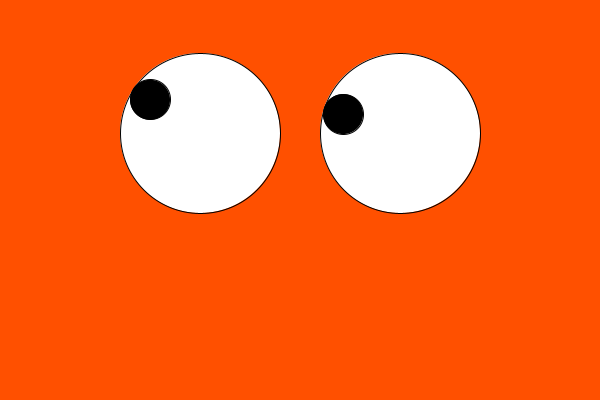
Frame 1 (no input)
Frame 60 (the mouse pressed at the canvas centre just before this capture): identical to frame 1, image omitted
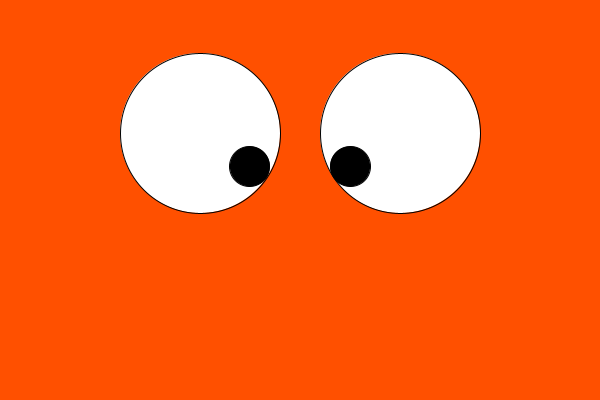
Frame 120 (the mouse held since frame 60 and released just before this capture)

The Processing sketch that drew these frames (run headless with seeded random() and noise(); from frame 60 on, the mouse is pressed at the canvas centre):

// Processing sketch: processing_33629
// ── processing_33629.pde

float leftEyeX;
float leftEyeY;
float leftPupilX;
float leftPupilY;

float rightEyeX;
float rightEyeY;
float rightPupilX;
float rightPupilY;


float eyeRadius;
float pupilRadius;

float leftAngle;
float rightAngle;

float leftDist;
float rightDist;

boolean eyesClosed;

void setup() {
  size(600, 400);
  background(150);
  smooth();

  leftEyeX = width/3;
  leftEyeY = height/3;

  rightEyeX = 2*width/3;
  rightEyeY = height/3;

  eyeRadius = 80;
  pupilRadius = 20;
  
  eyesClosed = false;
}

void draw() {
  background(255, 80, 0);

  fill(255);
  ellipse(leftEyeX, leftEyeY, 2*eyeRadius, 2*eyeRadius);
  ellipse(rightEyeX, rightEyeY, 2*eyeRadius, 2*eyeRadius);

  fill(0);

  //*******LEFT EYE******

  leftDist = dist(mouseX, mouseY, leftEyeX, leftEyeY);

  leftAngle = acos((mouseX-leftEyeX)/leftDist);
  //account for negative Y values
  if (mouseY <= leftEyeY) {
    leftAngle = PI*2 - leftAngle;
  }


  //**set pupil coordinates for left eye**
  //if pointer is inside the boundaries of the left eye:

  if (leftDist < (eyeRadius-pupilRadius)) {
    leftPupilX = mouseX;
    leftPupilY = mouseY;
  }
  //if outside the eye area:
  else {
    leftPupilX = cos(leftAngle)*(eyeRadius - pupilRadius) + leftEyeX;
    leftPupilY = sin(leftAngle)*(eyeRadius - pupilRadius) + leftEyeY;
  }
  //draw pupils
  ellipse(leftPupilX, leftPupilY, 2*pupilRadius, 2*pupilRadius);


  //*******RIGHT EYE******

  rightDist = dist(mouseX, mouseY, rightEyeX, rightEyeY);


  rightAngle = acos((mouseX-rightEyeX)/rightDist);
  //account for negative Y values
  if (mouseY <= rightEyeY) {
    rightAngle = PI*2 - rightAngle;
  }

  //**set pupil coordinates for right eye**
  //if pointer is inside the boundaries of the right eye:
  if (rightDist < (eyeRadius-pupilRadius)) {
    rightPupilX = mouseX;
    rightPupilY = mouseY;
  }
  //if outside the eye area:
  else {
    rightPupilX = cos(rightAngle)*(eyeRadius - pupilRadius) + rightEyeX;
    rightPupilY = sin(rightAngle)*(eyeRadius - pupilRadius)  + rightEyeY;
  }

  //draw pupils
  ellipse(rightPupilX, rightPupilY, 2*pupilRadius, 2*pupilRadius);

  if(eyesClosed){
    fill(155);
    ellipse(leftEyeX, leftEyeY, 2*eyeRadius, 2*eyeRadius);
    ellipse(rightEyeX, rightEyeY, 2*eyeRadius, 2*eyeRadius);
  }

}

void mouseReleased() {
   eyesClosed = !eyesClosed; 
}
